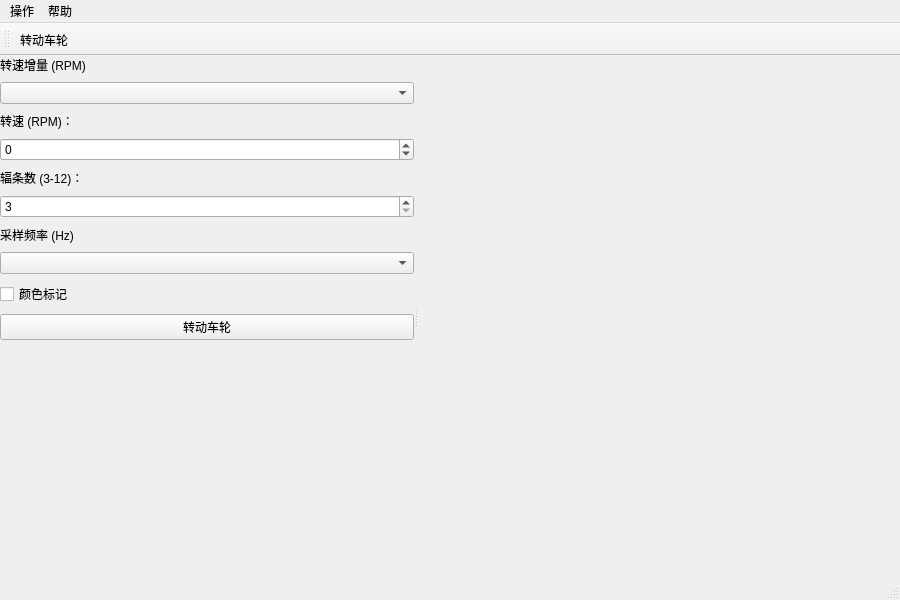
<?xml version="1.0" encoding="UTF-8"?>
<ui version="4.0">
 <class>MainWindow</class>
 <widget class="QMainWindow" name="MainWindow">
  <property name="geometry">
   <rect>
    <x>0</x>
    <y>0</y>
    <width>900</width>
    <height>600</height>
   </rect>
  </property>
  <property name="windowTitle">
   <string>车轮旋转视觉效果</string>
  </property>
  <widget class="QWidget" name="centralwidget">
   <layout class="QHBoxLayout" name="horizontalLayout">
    <property name="spacing">
     <number>0</number>
    </property>
    <property name="leftMargin">
     <number>0</number>
    </property>
    <property name="topMargin">
     <number>0</number>
    </property>
    <property name="rightMargin">
     <number>0</number>
    </property>
    <property name="bottomMargin">
     <number>0</number>
    </property>
    <item>
     <widget class="QSplitter" name="splitter">
      <property name="orientation">
       <enum>Qt::Horizontal</enum>
      </property>
      <widget class="QWidget" name="controlsWidget">
       <layout class="QVBoxLayout" name="verticalLayout">
        <property name="spacing">
         <number>8</number>
        </property>
        <item>
         <widget class="QLabel" name="labelDelta">
          <property name="text">
           <string>转速增量 (RPM)</string>
          </property>
         </widget>
        </item>
        <item>
         <widget class="QComboBox" name="comboDeltaRpm"/>
        </item>
        <item>
         <widget class="QLabel" name="labelRpm">
          <property name="text">
           <string>转速 (RPM)：</string>
          </property>
         </widget>
        </item>
        <item>
         <widget class="QSpinBox" name="spinRpm">
          <property name="minimum">
           <number>-4500</number>
          </property>
          <property name="maximum">
           <number>4500</number>
          </property>
         </widget>
        </item>
        <item>
         <widget class="QLabel" name="labelSpokes">
          <property name="text">
           <string>辐条数 (3-12)：</string>
          </property>
         </widget>
        </item>
        <item>
         <widget class="QSpinBox" name="spinSpokes">
          <property name="minimum">
           <number>3</number>
          </property>
          <property name="maximum">
           <number>12</number>
          </property>
         </widget>
        </item>
        <item>
         <widget class="QLabel" name="labelFrequency">
          <property name="text">
           <string>采样频率 (Hz)</string>
          </property>
         </widget>
        </item>
        <item>
         <widget class="QComboBox" name="comboFrequency"/>
        </item>
        <item>
         <widget class="QCheckBox" name="checkColorMark">
          <property name="text">
           <string>颜色标记</string>
          </property>
         </widget>
        </item>
        <item>
         <widget class="QPushButton" name="buttonToggle">
          <property name="text">
           <string>转动车轮</string>
          </property>
         </widget>
        </item>
        <item>
         <spacer name="verticalSpacer">
          <property name="orientation">
           <enum>Qt::Vertical</enum>
          </property>
          <property name="sizeHint" stdset="0">
           <size>
            <width>20</width>
            <height>40</height>
           </size>
          </property>
         </spacer>
        </item>
       </layout>
      </widget>
      <widget class="WheelWidget" name="wheelWidget"/>
     </widget>
    </item>
   </layout>
  </widget>
  <widget class="QMenuBar" name="menubar">
   <property name="geometry">
    <rect>
     <x>0</x>
     <y>0</y>
     <width>900</width>
     <height>22</height>
    </rect>
   </property>
   <widget class="QMenu" name="menuOperate">
    <property name="title">
     <string>操作</string>
    </property>
    <addaction name="actionToggle"/>
   </widget>
   <widget class="QMenu" name="menuHelp">
    <property name="title">
     <string>帮助</string>
    </property>
    <addaction name="actionAbout"/>
   </widget>
   <addaction name="menuOperate"/>
   <addaction name="menuHelp"/>
  </widget>
  <widget class="QToolBar" name="mainToolBar">
   <property name="windowTitle">
    <string>工具</string>
   </property>
   <property name="toolButtonStyle">
    <enum>Qt::ToolButtonTextUnderIcon</enum>
   </property>
   <addaction name="actionToggle"/>
  </widget>
  <widget class="QStatusBar" name="statusbar"/>
  <action name="actionToggle">
   <property name="text">
    <string>转动车轮</string>
   </property>
  </action>
  <action name="actionAbout">
   <property name="text">
    <string>关于</string>
   </property>
  </action>
 </widget>
 <customwidgets>
  <customwidget>
   <class>WheelWidget</class>
   <extends>QWidget</extends>
   <header>wheelwidget.h</header>
  </customwidget>
 </customwidgets>
 <resources/>
 <connections/>
</ui>
